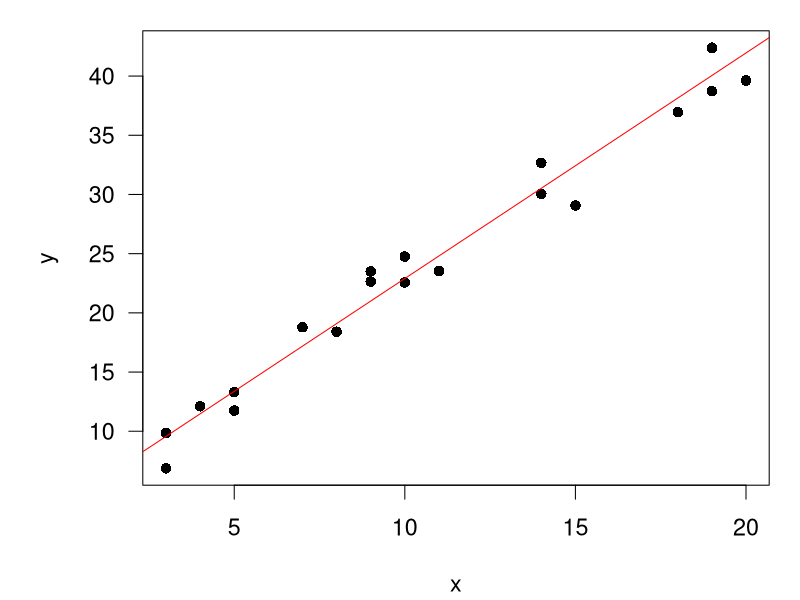
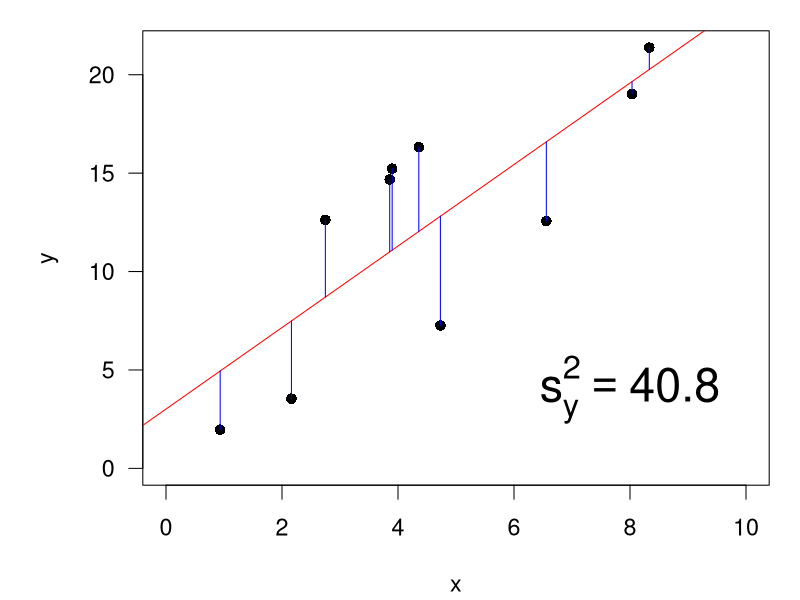
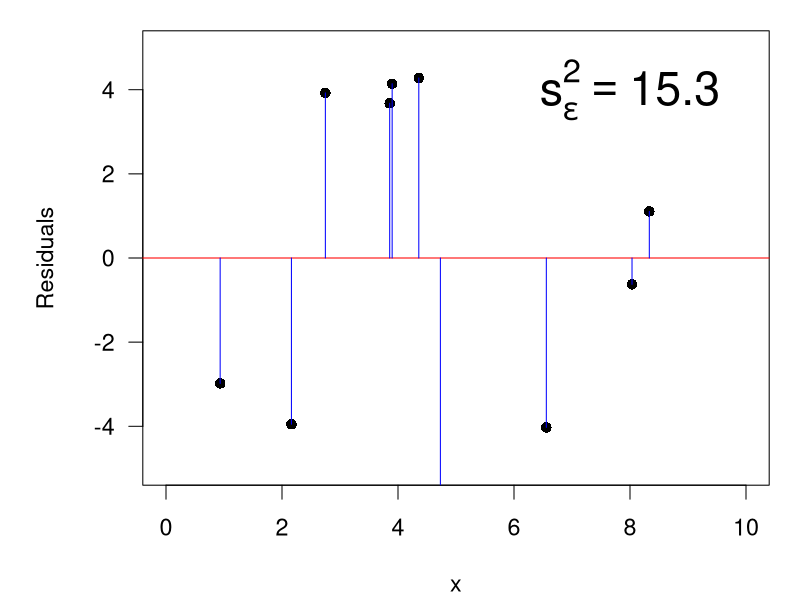
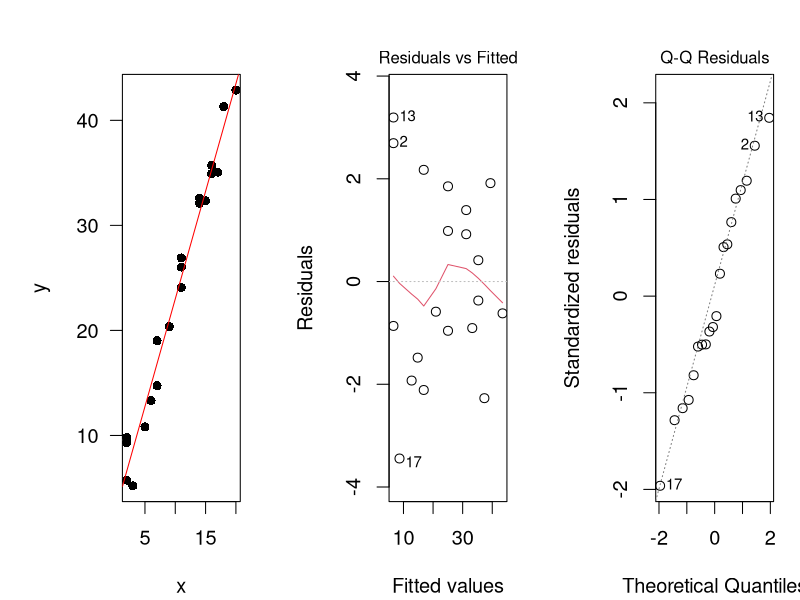
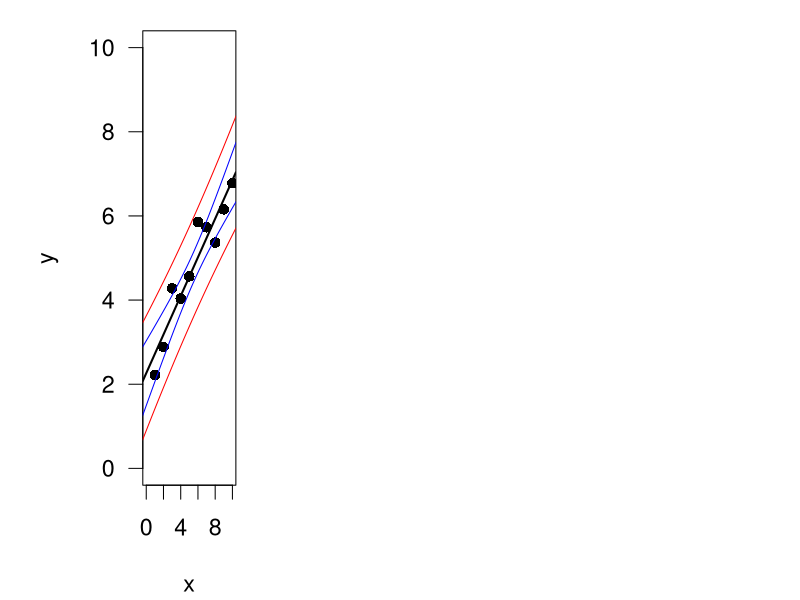
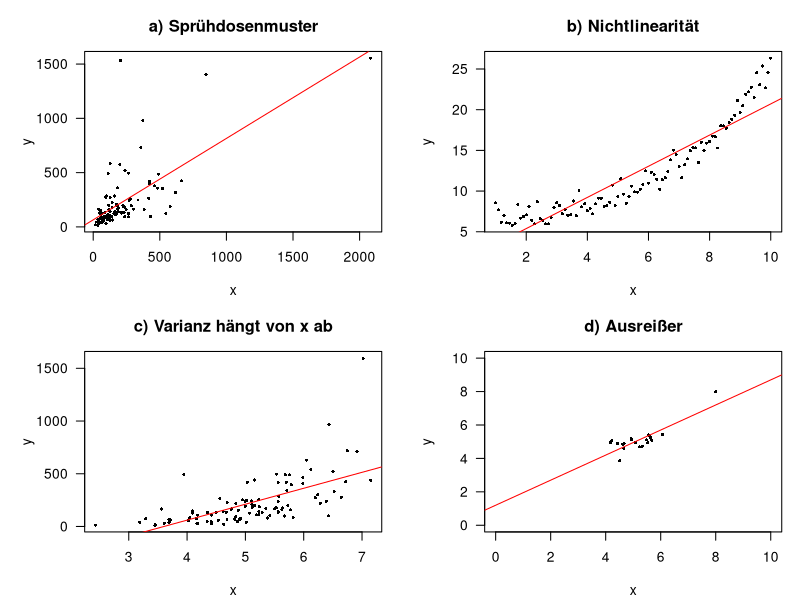
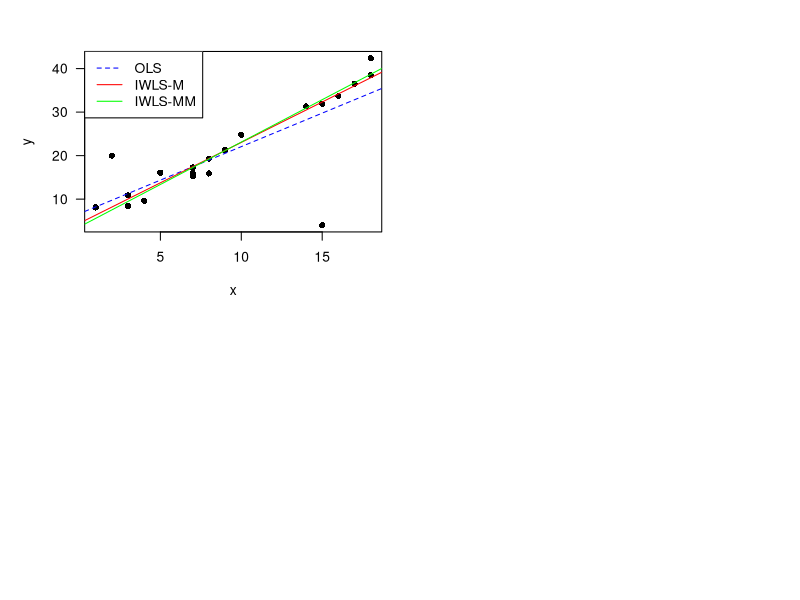

The R source for these figures, in order:
## ---- chunk 1
par(mar=c(4.1, 5.1, 1.1, 1.1), cex=1.4)
set.seed(123)
x <- sample(1:20, 20, replace=TRUE)
y = 3 + 2 * x + rnorm(x, sd=2)
plot(x,y, pch=16, las=1)
abline(lm(y~x), col="red")
## ---- chunk 2
par(mar=c(4.1, 5.1, 1.1, 1.1))
par(cex=1.4)
set.seed(345)
x <- sort(runif(10, min=0, max=10))
y <- 2 + 2 * x + rnorm(x, sd=3)
plot(x, y, pch=16, xlim=c(0,10),
  ylim=c(0, max(y)), las=1)
reg<- lm(y~x)
abline(reg, col="red")
segments(x,y,x,predict(reg), col="blue")
text(8,4, substitute(s[y]^2 == xxx, list(xxx=round(var(y),1))), cex=2)
## ---- chunk 3
par(mar=c(4.1, 5.1, 1.1, 1.1))
par(cex=1.4)
yres <- y-predict(reg)
plot(x, yres, pch=16, ylab="Residuals",
   ylim=c(-5,5), xlim=c(0,10), las=1)
abline(h=0, col="red")
segments(x,yres,x,0, col="blue")
text(8,4, substitute(s[epsilon]^2 == xxx, list(xxx=round(var(yres),1))), cex=2)
## ---- chunk 4
par(mar=c(4.1, 5.1, 3.1, 1.1), mfrow=c(1,3), cex=1.2)
set.seed(132)
x <- sample(1:20, 20, replace=TRUE)
y = 3 + 2 * x + rnorm(x, sd=2)
plot(x,y, pch=16, las=1)
m <- lm(y~x)
abline(m, col="red")
plot(m, which=1)
plot(m, which=2)
## ---- chunk 5
summary(m)
## ---- chunk 6
par(mar=c(4.1, 5.1, 1.1, 1.1))
par(cex=1.4, las=1)
set.seed(123)
x <- 1:10
y <- 2 + 0.5*x + 0.5*rnorm(x)
reg <- lm(y ~ x)
plot(x,y, xlim=c(0,10), ylim=c(0, 10), pch=16)
abline(reg, lwd=2)
newdata <- data.frame(x=seq(-1, 11, length=100))
conflim <- predict(reg, newdata=newdata, interval="confidence")
predlim <- predict(reg, newdata=newdata, interval="prediction")
lines(newdata$x, conflim[,2], col="blue")
lines(newdata$x, conflim[,3], col="blue")
lines(newdata$x, predlim[,2], col="red")
lines(newdata$x, predlim[,3], col="red")
## ---- chunk 7
library("mvtnorm")
par(mfrow=c(2,2))
par(mar=c(4.1, 5.1, 3.1, 1.1))
set.seed(123)
x <- exp(rmvnorm(n=100, mean=c(5,5), sigma=matrix(c(1,0.8,0.8,1), ncol=2)))
plot(x, xlab="x", ylab="y", las=1, pch=16, cex=0.5, main="a) Sprühdosenmuster")
abline(lm(x[,2]~x[,1]), col="red")

x <- seq(1, 10, length=100)
y <- exp(0.3*x) + rnorm(x, mean=5, sd=1)
plot(x, y, xlab="x", ylab="y", las=1, pch=16, cex=0.5, main="b) Nichtlinearität")
abline(lm(y~x), col="red")

x <- rmvnorm(n=100, mean=c(5,5), sigma=matrix(c(1,0.8,0.8,1), ncol=2))
x[,2] <- exp(x[,2])
plot(x, xlab="x", ylab="y", las=1, pch=16, cex=0.5, main="c) Varianz hängt von x ab")
abline(lm(x[,2] ~ x[,1]), col="red")

x <- rmvnorm(n=20, mean=c(5,5), sigma=matrix(c(0.3,0.0,0.0,0.3), ncol=2))
x[1,] <- c(8,8)
plot(x, xlab="x", ylab="y", las=1, pch=16, cex=0.5, xlim=c(0,10), ylim=c(0,10), main="d) Ausreißer")
abline(lm(x[,2]~x[,1]), col="red")
## ---- chunk 8
## generiere Test-Daten
x <- 1:10
y <- 2 + 0.5 * x + 0.5 * rnorm(x)

library(lmtest)
raintest(y~x)
## ---- chunk 9
bptest(y~x)
## ---- chunk 10
library("MASS")

## Testdaten mit 2 „Ausreißern“
x <- c(1, 2, 3, 3, 4, 5, 7, 7, 7, 8, 8, 9, 10, 14, 15, 15, 16, 17, 18, 18)
y <- c(8.1, 20, 10.9, 8.4, 9.6, 16.1, 17.3, 15.3, 16, 15.9, 19.3, 
       21.3, 24.8, 31.3, 4, 31.9, 33.7, 36.5, 42.4, 38.5)

## Fitten der Modelle
ssq    <- lm(y ~ x)
iwls   <- rlm(y ~ x)
iwlsmm <- rlm(y ~ x, method = "MM")

## Plotten der Modelle
plot(x, y, pch = 16, las = 1)
abline(ssq, col = "blue", lty = "dashed")
abline(iwls, col = "red")
abline(iwlsmm, col = "green")
legend("topleft", c("OLS", "IWLS-M", "IWLS-MM"),
       col = c("blue", "red", "green"),
       lty = c("dashed", "solid", "solid"))
